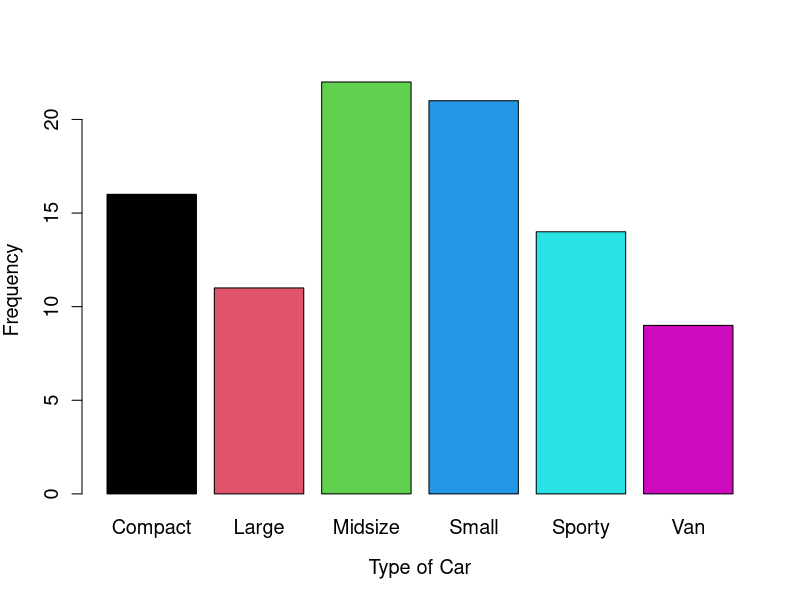
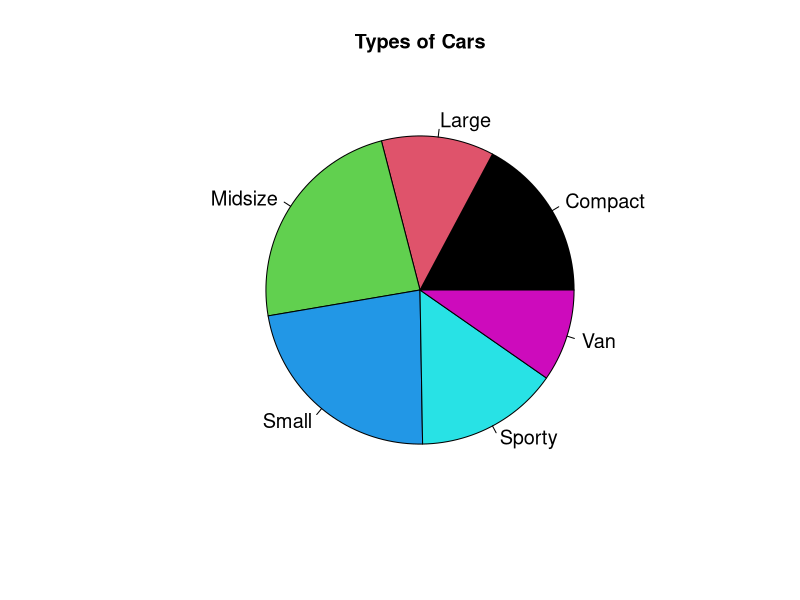
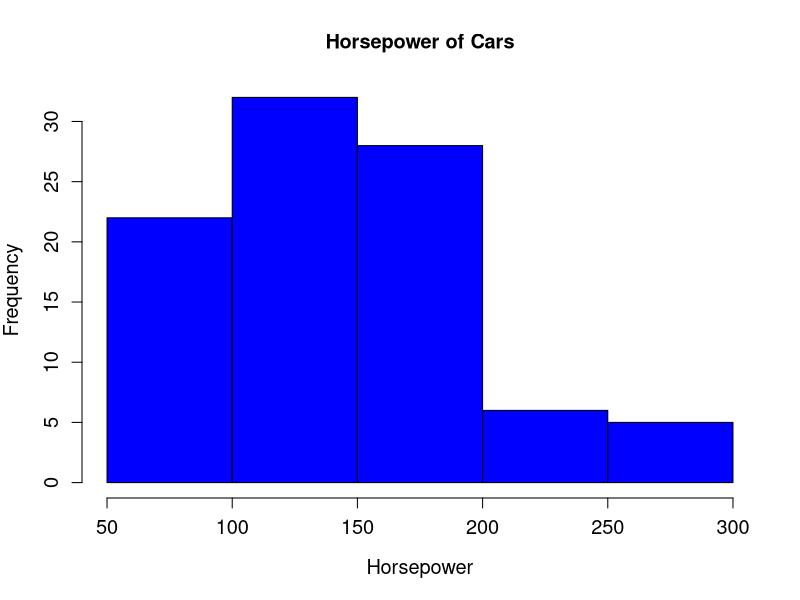
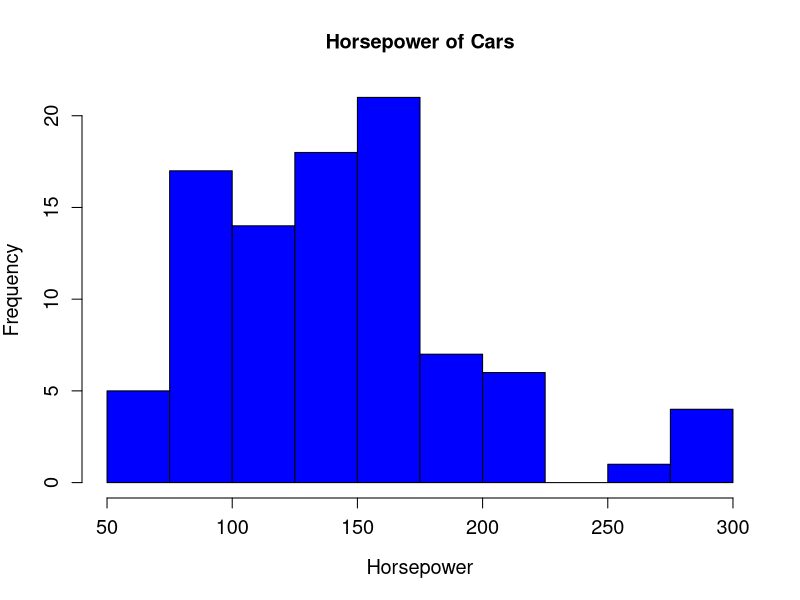
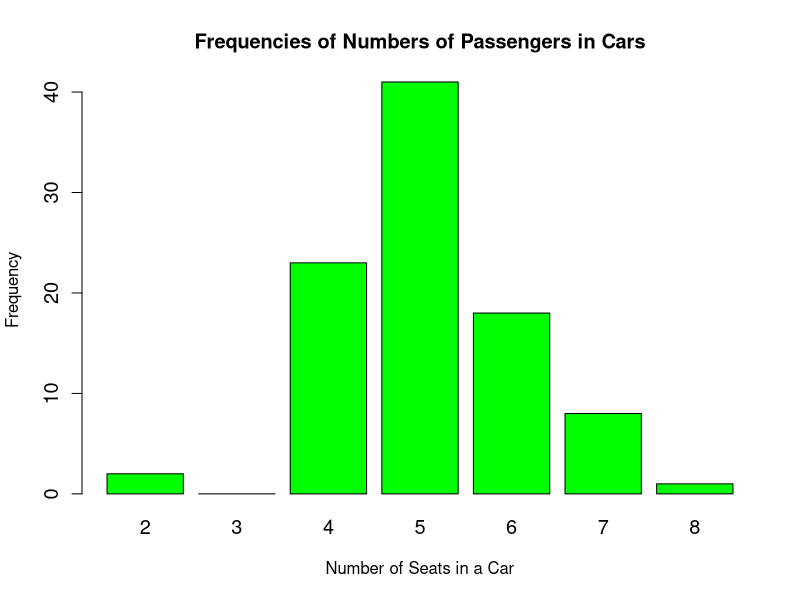

These figures' R source, in order:
## ---- chunk 1
# Your code goes here
## ---- chunk 2
library(MASS)
data(Cars93)
## ---- chunk 3
head(Cars93)
## ---- chunk 4
#frequency table
typeTable = table(Cars93$Type)
typeTable
#relative freq
round(typeTable / nrow(Cars93), 3)
## ---- chunk 5
barplot(typeTable, ylab="Frequency", xlab="Type of Car", cex.axis=1.2, cex.names=1.2, cex.lab=1.2, col=1:6)

## ---- chunk 6
pie(typeTable, main="Types of Cars", col=1:6, cex=1.2)
## ---- chunk 7
#The mode is 22 (of midsize cars)
## ---- chunk 8
hist(Cars93$Horsepower, col="blue", xlab="Horsepower", ylab="Frequency", cex.lab=1.2, cex.axis=1.2, cex.main=1.2, main="Horsepower of Cars")
## ---- chunk 9
hist(Cars93$Horsepower, col="blue", xlab="Horsepower", ylab="Frequency", cex.lab=1.2, cex.axis=1.2, cex.main=1.2, main="Horsepower of Cars", breaks=seq(50, 300, 25))
## ---- chunk 10
#The latter histogram more closely follows the rule of thumb.  
#The rule of thumb is that the number of classes should be close to the square root of the number of observations.  
#In this case, there are 93 observations; sqrt(93) = 9.64
#The histogram in part b has 10 classes, which is close to 9.64; the part a histogram only has 5.  
## ---- chunk 11
#'Passengers' is numerical and discrete.  
#'The problem in the histogram is that it's unclear to the reader what is represented by the bars.  
#'E.g., does the first bar represent cars w/ 2 seats, 3 seats, or both?  Does the second represent 3s, 4s, or both?  
#'In this case, there aren't any 3s in the data set, but it looks like there are some on the histogram since the 2s are in that column.  
#'
#'I.e., a histogram is not appropriate if the classes are the same size as the distances between the data points.  

# print(Cars93$Passengers)
# hist(Cars93$Passengers)
## ---- chunk 12
seats=factor(Cars93$Passengers, order=TRUE, levels=2:8) #convert seats into an ordered factor, with numbers 2,3,4...8 as levels 
barplot(summary(seats), #use summary of the new seats factor as input for barplot
        main="Frequencies of Numbers of Passengers in Cars", col="green",
        cex.axis = 1.2, cex.names=1.2, cex.main=1.2, 
        xlab="Number of Seats in a Car", ylab="Frequency")
## ---- chunk 13

## ---- chunk 14

